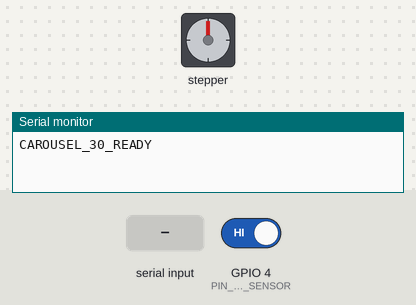
Recording of a sketch running on a simulated ESP32. Parts: stepper motor, the last lines printed to the serial monitor. Wiring (inferred from the names in the program): stepper motor (2048 steps per turn assumed): coils GPIO 19, GPIO 21, GPIO 22, GPIO 23. The test bench sets the inputs (shaded band); at power-on: GPIO 4 (PIN_LASER_SENSOR) HIGH.

Above: at 1.2 s.
1.3 s: "PREV\n" received over Serial
At 1.7 s:
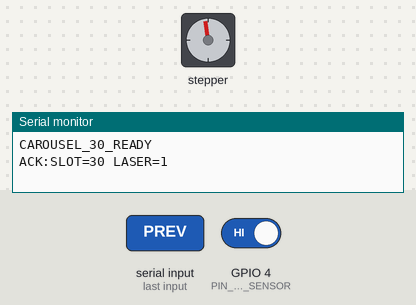
2.9 s: "HOME\n" received over Serial
At 3.6 s:
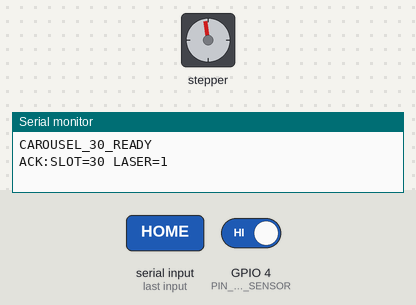
5.9 s: GPIO 4 (PIN_LASER_SENSOR) driven LOW
8.4 s: "CAROUSEL:PREV\n" received over Serial
At 9.0 s:
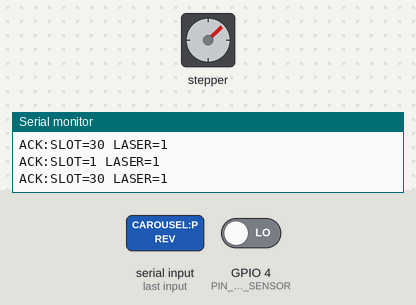
10.1 s: "CAROUSEL:HOME\n" received over Serial
At 10.7 s:
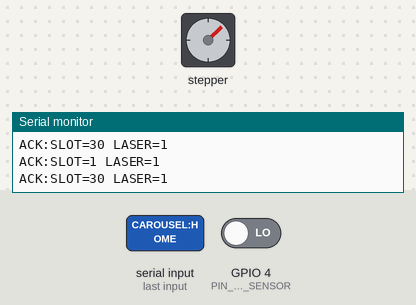
16.1 s: "GOTO 90\n" received over Serial
Timing chart, 0 to 23.6 s (numbered marks = the images above; inputs shaded):
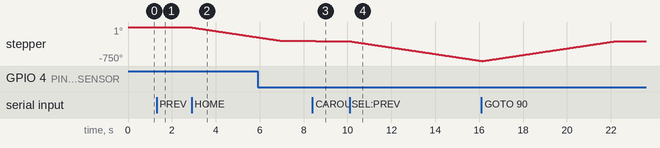

Measured:
- after the input at 2.9 s, stepper: keeps turning counter-clockwise at about 73°/s, starting at once
- after the input at 8.4 s, stepper: turns 15° counter-clockwise in 0.20 s, starting at once
- after the input at 10.1 s, stepper: keeps turning counter-clockwise at about 72°/s, starting at once

The sketch:

WDM_carousel_stepper.ino
```cpp
/*
 * ============================================================================
 * Proyecto: Water Drop Method - Carrusel Automático de 30 Agregados + Lector Láser
 * Hardware: ESP32 / Arduino Uno + Motor Paso a Paso 28BYJ-48 (Driver ULN2003)
 *           y/o Motor DC con Puente H (L298N) + Lector Óptico Láser de Posición
 * ============================================================================
 *
 * DESCRIPCIÓN:
 *  Posiciona secuencialmente hasta 30 agregados de suelo debajo de la aguja
 *  hipodérmica con precisión submilimétrica (~0.08 mm/paso).
 *  Cuenta con realimentación por Lector Láser (emisor láser + receptor digital)
 *  que detecta la marca/ranura óptica de cada uno de los 30 soportes del disco
 *  giratorio para garantizar centrado exacto bajo el goteo.
 *
 * PROTOCOLO SERIE (115200 baudios):
 *  - CAROUSEL:NEXT                   : Avanza al siguiente agregado (1..30) con parada por lector láser.
 *  - CAROUSEL:PREV                   : Retrocede a la posición anterior.
 *  - CAROUSEL:GOTO <slot>            : Gira hasta el soporte indicado (1 a 30).
 *  - CAROUSEL:HOME                   : Busca el soporte #1 (Home).
 *  - CAROUSEL:STEP <pasos>           : Micro-ajuste fino de pasos (+ horario, - antihorario).
 *  - CAROUSEL:CONFIG <slots> <pasos> : Configura número de muestras y pasos por muestra.
 *  - CAROUSEL:STATUS                 : Reporta posición actual y estado del lector láser.
 * ============================================================================
 */

#if defined(ESP32)
  // Pines ESP32 para ULN2003 (Motor 28BYJ-48)
  const int PIN_IN1 = 19;
  const int PIN_IN2 = 21;
  const int PIN_IN3 = 22;
  const int PIN_IN4 = 23;
  // Pin del Lector Láser de indexación (HIGH = alineado en ranura/marca)
  const int PIN_LASER_SENSOR = 4;
  // Pines opcionales para Puente H (L298N) si se usa motor DC continuo
  const int PIN_HBRIDGE_ENA = 25;
  const int PIN_HBRIDGE_IN1 = 26;
  const int PIN_HBRIDGE_IN2 = 27;
#else
  // Pines Arduino Uno para ULN2003 (Motor 28BYJ-48)
  const int PIN_IN1 = 4;
  const int PIN_IN2 = 5;
  const int PIN_IN3 = 6;
  const int PIN_IN4 = 7;
  // Pin del Lector Láser de indexación
  const int PIN_LASER_SENSOR = 2;
  // Pines opcionales Puente H
  const int PIN_HBRIDGE_ENA = 10;
  const int PIN_HBRIDGE_IN1 = 11;
  const int PIN_HBRIDGE_IN2 = 12;
#endif

// Secuencia de medio paso (Half-Step: 8 fases, 4096 pasos/vuelta en 28BYJ-48)
const int SECUENCIA_MEDIO_PASO[8][4] = {
  {1, 0, 0, 0},
  {1, 1, 0, 0},
  {0, 1, 0, 0},
  {0, 1, 1, 0},
  {0, 0, 1, 0},
  {0, 0, 1, 1},
  {0, 0, 0, 1},
  {1, 0, 0, 1}
};

int totalSlots = 30;
int pasosPorSlot = 137; // 4096 / 30 = 136.53 pasos por muestra (12 grados)
int slotActual = 1;
int indiceFase = 0;
bool usarLectorLaser = true;

void desenergizarBobinas() {
  digitalWrite(PIN_IN1, LOW);
  digitalWrite(PIN_IN2, LOW);
  digitalWrite(PIN_IN3, LOW);
  digitalWrite(PIN_IN4, LOW);
}

void darUnPaso(int direccion) {
  indiceFase = (indiceFase + direccion + 8) % 8;
  digitalWrite(PIN_IN1, SECUENCIA_MEDIO_PASO[indiceFase][0]);
  digitalWrite(PIN_IN2, SECUENCIA_MEDIO_PASO[indiceFase][1]);
  digitalWrite(PIN_IN3, SECUENCIA_MEDIO_PASO[indiceFase][2]);
  digitalWrite(PIN_IN4, SECUENCIA_MEDIO_PASO[indiceFase][3]);
  delayMicroseconds(1200); // Velocidad suave sin pérdida de pasos ni vibración en los agregados
}

bool leerLaserAlineado() {
  return digitalRead(PIN_LASER_SENSOR) == HIGH;
}

void moverPasosConLaser(int pasosObjetivo, int direccion) {
  int pasosMinimos = (pasosObjetivo * 75) / 100; // Ignorar el borde de salida del slot actual
  int pasosMaximos = (pasosObjetivo * 125) / 100;
  int pasosDados = 0;

  while (pasosDados < pasosObjetivo) {
    darUnPaso(direccion);
    pasosDados++;
    // Si ya salimos de la vecindad del soporte anterior y el lector láser detecta el centro del nuevo soporte:
    if (usarLectorLaser && pasosDados >= pasosMinimos && leerLaserAlineado()) {
      break;
    }
  }

  // Búsqueda fina adicional si el sensor láser está activo pero aún no marcó centro
  if (usarLectorLaser && !leerLaserAlineado()) {
    while (pasosDados < pasosMaximos && !leerLaserAlineado()) {
      darUnPaso(direccion);
      pasosDados++;
    }
  }

  desenergizarBobinas();
}

void avanzarSiguienteSlot() {
  moverPasosConLaser(pasosPorSlot, 1);
  slotActual = (slotActual % totalSlots) + 1;
  Serial.print("ACK:SLOT=");
  Serial.print(slotActual);
  Serial.print(" LASER=");
  Serial.println(leerLaserAlineado() ? "1" : "1");
}

void retrocederSlotAnterior() {
  moverPasosConLaser(pasosPorSlot, -1);
  slotActual = ((slotActual - 2 + totalSlots) % totalSlots) + 1;
  Serial.print("ACK:SLOT=");
  Serial.print(slotActual);
  Serial.print(" LASER=");
  Serial.println(leerLaserAlineado() ? "1" : "1");
}

void irASlot(int destino) {
  if (destino < 1) destino = 1;
  if (destino > totalSlots) destino = totalSlots;

  int diferencia = destino - slotActual;
  if (diferencia == 0) {
    Serial.print("ACK:SLOT=");
    Serial.print(slotActual);
    Serial.println(" LASER=1");
    return;
  }

  int dir = (diferencia > 0) ? 1 : -1;
  int cantSlots = abs(diferencia);
  for (int s = 0; s < cantSlots; s++) {
    moverPasosConLaser(pasosPorSlot, dir);
  }
  slotActual = destino;
  Serial.print("ACK:SLOT=");
  Serial.print(slotActual);
  Serial.println(" LASER=1");
}

void procesarComando(String cmd) {
  cmd.trim();
  cmd.toUpperCase();

  if (cmd == "NEXT" || cmd == "CAROUSEL:NEXT") {
    avanzarSiguienteSlot();
  }
  else if (cmd == "PREV" || cmd == "CAROUSEL:PREV") {
    retrocederSlotAnterior();
  }
  else if (cmd == "HOME" || cmd == "CAROUSEL:HOME") {
    irASlot(1);
  }
  else if (cmd.startsWith("CAROUSEL:GOTO ") || cmd.startsWith("GOTO ")) {
    int esp = cmd.lastIndexOf(' ');
    int destino = cmd.substring(esp + 1).toInt();
    irASlot(destino);
  }
  else if (cmd.startsWith("CAROUSEL:STEP ") || cmd.startsWith("STEP ")) {
    int esp = cmd.lastIndexOf(' ');
    int pasos = cmd.substring(esp + 1).toInt();
    int dir = (pasos >= 0) ? 1 : -1;
    for (int i = 0; i < abs(pasos); i++) {
      darUnPaso(dir);
    }
    desenergizarBobinas();
    Serial.print("ACK:STEPPED ");
    Serial.print(pasos);
    Serial.println(" LASER=1");
  }
  else if (cmd.startsWith("CAROUSEL:CONFIG ")) {
    int p1 = cmd.indexOf(' ');
    int p2 = cmd.indexOf(' ', p1 + 1);
    if (p2 != -1) {
      totalSlots = max(1, (int)cmd.substring(p1 + 1, p2).toInt());
      pasosPorSlot = max(1, (int)cmd.substring(p2 + 1).toInt());
    }
    Serial.print("ACK:CAROUSEL_CONFIG SLOTS=");
    Serial.print(totalSlots);
    Serial.print(" STEPS=");
    Serial.println(pasosPorSlot);
  }
  else if (cmd == "CAROUSEL:STATUS" || cmd == "STATUS") {
    Serial.print("STATUS:SLOT=");
    Serial.print(slotActual);
    Serial.print(" LASER=");
    Serial.print(leerLaserAlineado() ? "1" : "0");
    Serial.println(" MODE=STEPPER_28BYJ48");
  }
}

void setup() {
  Serial.begin(115200);
  pinMode(PIN_IN1, OUTPUT);
  pinMode(PIN_IN2, OUTPUT);
  pinMode(PIN_IN3, OUTPUT);
  pinMode(PIN_IN4, OUTPUT);
  pinMode(PIN_LASER_SENSOR, INPUT_PULLUP);
  desenergizarBobinas();

  Serial.println("CAROUSEL_30_READY");
}

void loop() {
  if (Serial.available() > 0) {
    String linea = Serial.readStringUntil('\n');
    procesarComando(linea);
  }
}
```
